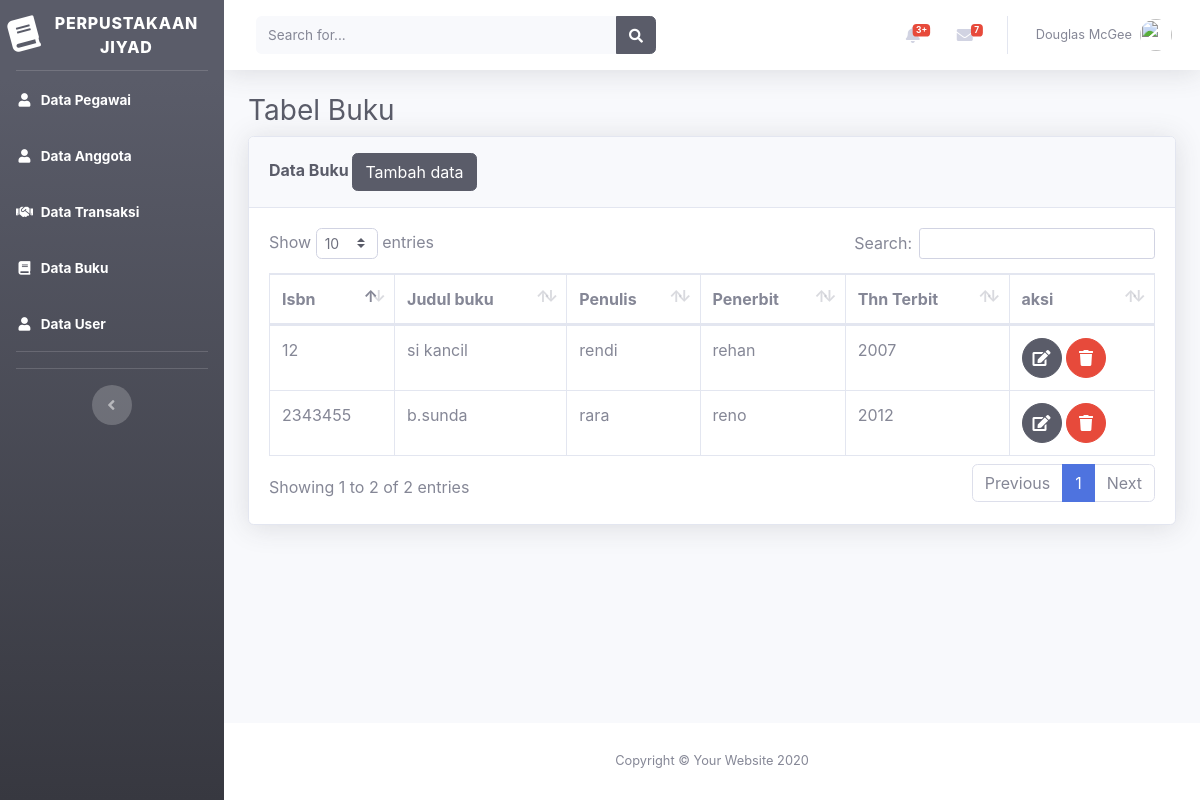
Screenshot of /beranda.php?page=buku with the database file from the repository.
### tables this page shows
CREATE TABLE `tabel_buku` (
  `id_buku` int(7) NOT NULL,
  `isbn` varchar(30) NOT NULL,
  `nama_buku` varchar(50) NOT NULL,
  `penulis` varchar(50) NOT NULL,
  `penerbit` varchar(50) NOT NULL,
  `tahun_terbit` year(4) NOT NULL
);

### views/buku/buku.php (the view)
<div class="container-fluid">
    <h1 class="h3 mb-2 text-gray-800">Tabel Buku</h1>
    <div class="card shadow mb-4">
        <div class="card-header py-3">
            <h6 class="m-0 font-weight-bold text-dark">Data Buku
                <a href="beranda.php?page=buku&aksi=add">
                    <button class="btn btn-dark">Tambah data</button>
                </a> </h6>
        </div>
        <div class="card-body">
            <div class="table-responsive">
                <table class="table table-bordered" id="dataTable" width="100%" cellspacing="0">
                    <thead>
                        <tr>
                            <th>Isbn</th>
                            <th>Judul buku</th>
                            <th>Penulis</th>
                            <th>Penerbit</th>
                            <th>Thn Terbit</th>
                            <th>aksi</th>
                        </tr>
                    </thead>
                    <tbody>
                        <?php
                                            $sql = "select * from tabel_buku";
                                            $show = $db->query($sql);
                                            foreach ($show as $agt):
                                       ?>
                        <tr>
                            <td><?php echo $agt["isbn"]?></td>
                            <td><?php echo $agt["nama_buku"]?></td>
                            <td><?php echo $agt["penulis"]?></td>
                            <td><?php echo $agt["penerbit"]?></td>
                            <td><?php echo $agt["tahun_terbit"]?></td>
                            <td>
                                <a href="beranda.php?page=buku&aksi=edit&id=<?php echo $agt['id_buku']?>"
                                    class="btn btn-dark btn-circle">
                                    <i class="fas fa-edit"></i>
                                </a>
                                <a href="model/buku/prosesdeletebuku.php?id=<?php echo $agt['id_buku']?>"
                                    class="btn btn-danger btn-circle">
                                    <i class="fas fa-trash"></i>
                                </a>
                            </td>
                            </tr>
                            <?php endforeach ; ?>
                    </tbody>
                </table>
            </div>
        </div>
    </div>
</div>

### rows the page displays
tabel_buku: isbn "2343455", nama_buku "b.sunda", penulis "rara", penerbit "reno", tahun_terbit "2012"
tabel_buku: isbn "12", nama_buku "si kancil", penulis "rendi", penerbit "rehan", tahun_terbit "2007"
